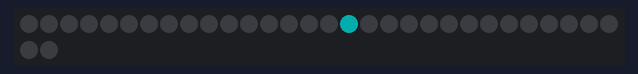
Bench run of a sketch on a simulated Arduino Uno, built with avr-gcc and run on an emulated ATmega328P. On the bench: 32 RGB LEDs in strip order, left to right, continuing on the next row. Dim RGB values are drawn brighter than linear; what the sketch prints to the serial monitor is not drawn.

Above: at 0.15 s.
At 10.22 s:
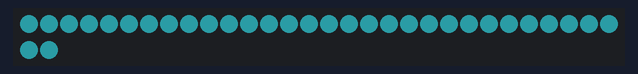
At 15.74 s:
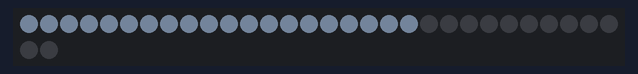
At 22.14 s:
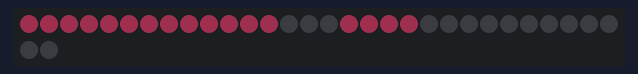
At 29.26 s:
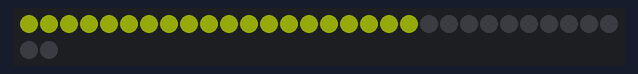
At 39.93 s:
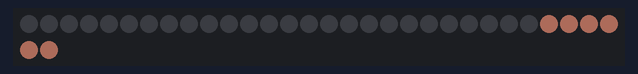

The sketch:

Infinifunction_Full_color_change_CMT.ino
```cpp
// RGBW (Red Green Blue White Neo-Pixel starter function
// CW Coleman 181214 a
#include <Adafruit_NeoPixel.h>
#ifdef __AVR__
  #include <avr/power.h>
#endif

#define PIN 6
#define NUM_LEDS 32
#define BRIGHTNESS(BRIGHTNESS);
Adafruit_NeoPixel strip = Adafruit_NeoPixel(NUM_LEDS, PIN, NEO_GRBW + NEO_KHZ800);
// *******************************************************
void setup() {
  Serial.begin(115200);
  strip.setBrightness(50);
  strip.begin();
  strip.show(); // Initialize all pixels to 'off'
}
// *******************************************************
// Initialize some variables for the void loop()
// global vaiables
int red = 0,  green = 255, blue = 255, white = 10, led;

int wait = 100;
int count = 0;
// *******************************************************

void loop() {

  if (count = 0) neo_black(0,0,0,0,0,16);
  //delay(1000);
  snake_function(16, 20, red, green, blue, white);
  delay(50);
  neg_snake_function(12, -1, red, green, blue, white);
  delay(50);
  neg_snake_function(15,12, red, green, blue, white);
  delay(50);
  snake_function(20, 32, red, green, blue, white);
  delay(wait);
  //red = red +15, green = green-10, blue = blue -30; //1st attempt, larger specturm of color but slow to start
  red = red +50, green = green-70, blue = blue -60;  //2nd attempt, narrower spectrum but more differentiable colors
  //Serial.print(red,green,blue);
  if (red >= 255) red = 19;
  if (green <=0) green = 225;
  if (blue <= 0) blue = 128;
  Serial.print("R:");
  Serial.print(red);
  Serial.print(" ");
  Serial.print("G:");
  Serial.print(green);
  Serial.print(" ");
  Serial.print("B:");
  Serial.print(blue);
  Serial.print("    |    ");

  neo_black(0,0,0,0,16,20);
  back_to_neo_black(0,0,0,0,12,-1);
  back_to_neo_black(0,0,0,0,15,12);
  neo_black(0,0,0,0,20,32);
  //delay(wait);


}
// *******************************************************
// globals l (LEDS)  done (stop variable)
int l = 0 ; int done;

void snake_function (int sled, int eled, int r, int g, int b, int w){

    for (int i = sled; i < eled; i++){
      white = w;
      red = r;
      green = g;
      blue = b;
      led = i;
      strip.setPixelColor(led, red, green , blue, white);
      delay(wait);
      strip.show();
  }
}

void alt_neg_snake_function (int sled, int eled, int r, int g, int b, int w){

    for (int i = sled; i < eled; i--){
      white = w;
      red = r;
      green = g;
      blue = b;
      led = i;
      strip.setPixelColor(led, red, green , blue, white);
      delay(wait);
      strip.show();
  }
}

void neg_snake_function (int nsled, int neled, int r, int g, int b, int w){

    for (int i = nsled; i > neled; i--){
      white = w;
      red = r;
      green = g;
      blue = b;
      led = i;
      strip.setPixelColor(led, red, green , blue, white);
      delay(wait);
      strip.show();
  }
}


// Blanking Functions***************************************
void neo_black (int r, int g, int b, int w, int led, int fled ){
    //n is the led
    for (int n = led; n < fled;n++){
      strip.setPixelColor(n, r, g , b, w);
      strip.show();
      delay(wait);
    }
}
void back_to_neo_black (int r, int g, int b, int w, int led, int fled ){
    //n is the led
    for (int n = led; n > fled;n--){
      strip.setPixelColor(n, r, g , b, w);
      strip.show();
      delay(wait);
    }
}
void alt_back_to_neo_black (int r, int g, int b, int w, int led, int fled ){
    //n is the led
    for (int n = led; n < fled;n--){
      strip.setPixelColor(n, r, g , b, w);
      strip.show();
      delay(wait);
    }

Serial.print(" * * BLACK * *");

}
```
